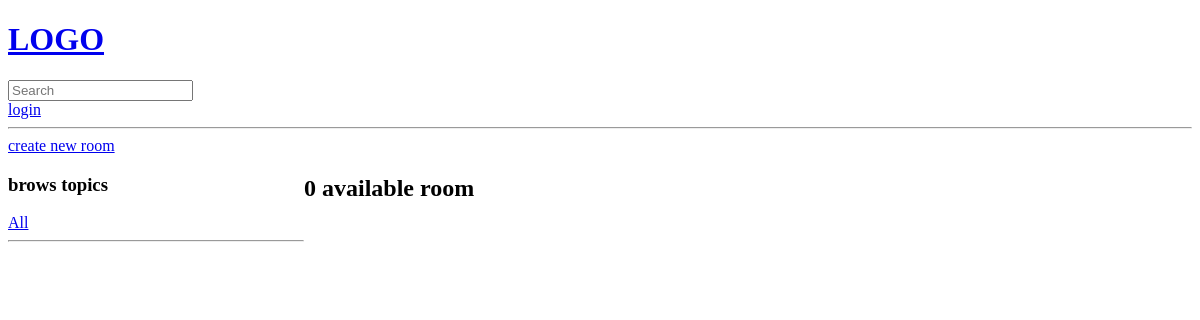
/, run on an earlier commit of the app's database.
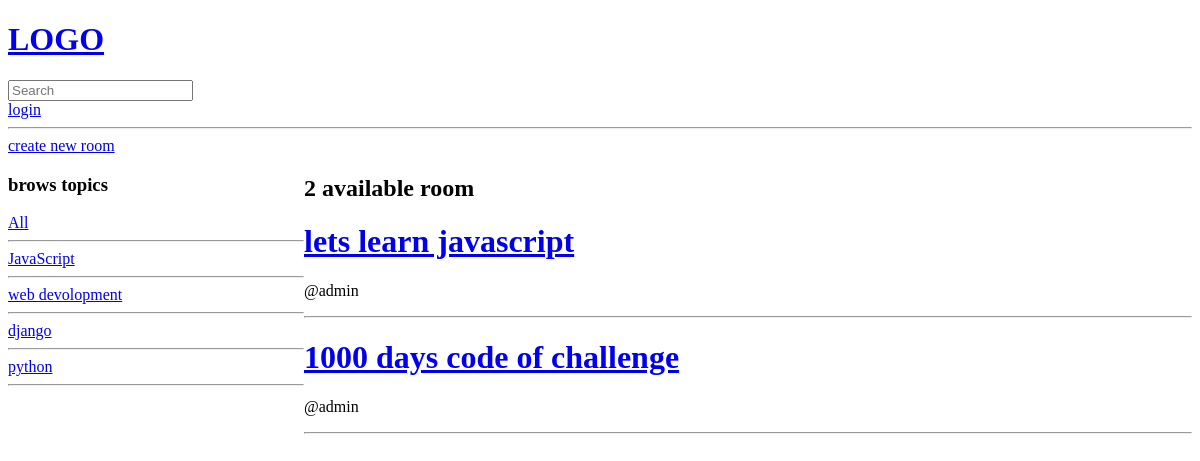
And on a later commit of the database.
### base/models.py (models this page shows, shortened)
class Topic(models.Model):
    name = models.CharField(_("name"), max_length=200)
    class Meta:
        verbose_name = 'topic'
        verbose_name_plural = 'topics'

class Room(models.Model):
    host = models.ForeignKey(User, verbose_name=_("host"), on_delete=models.SET_NULL, null=True)
    topic = models.ForeignKey("base.Topic", verbose_name=_("topic"), on_delete=models.SET_NULL, null=True)
    name = models.CharField(_("name"), max_length=200)
    description = models.TextField(_("description"), null=True, blank=True)
    updated = models.DateTimeField(_("update"), auto_now=True)
    created = models.DateTimeField(_("create"), auto_now_add=True)
    def __str__(self):
        return self.name
    class Meta:
        db_table = 'Room'
        verbose_name = 'room'
        verbose_name_plural = 'rooms'
        ordering = ["-updated","-created"]

### base/views.py (the view)
# urls.py: path("", views.home, name="home"),
def home(request):
    search = request.GET.get("q", "")
    rooms = Room.objects.filter(Q(topic__name__icontains=search) |
                                Q(host__username__icontains=search) |
                                Q(description__icontains=search))
    topic = Topic.objects.all()
    count = rooms.count()
    context = {"rooms": rooms, "topics": topic, "count": count}
    return render(request, "base/home.html", context)

### base/templates/base/home.html (shortened to what this page needs)
{% extends "main.html" %}
{% block content %}
<a href="{% url "create-room" %}">create new room</a>
    <div class="home-container">
        <div>
            <h3>brows topics</h3>
            <a href="{% url "home"%}">All</a>
                <hr/>
            {% for topic in topics  %}
                <a href="{% url "home"%}?q={{topic.name}} ">{{topic.name}}</a>
                <hr/>
            {% endfor %}
        </div>
        <div>
            <h2>{{count}} available room</h2>
    {% for room in rooms  %}
    <h1>
        <a href="{% url "room" room.id %}">{{room}}</a>
    </h1>
    <p>@{{room.host.username}}</p>
    <hr/>
    {% endfor %}
</div>
</div>
{% endblock content %}

### templates/main.html (shortened to what this page needs)
<!DOCTYPE html>
<html lang="en">
<head>
</head>
<body>
{% include "navbar.html" %}
{% block content %}
{% endblock content %}
</body>
</html>

### templates/navbar.html
<a href="{% url "home" %}"><h1>LOGO</h1></a>
<form method= "get" action="{% url "home" %}">
    <input type="text" name="q" placeholder="Search"/>
</form>
{% if request.user.is_authenticated %}
<p>{{request.user}}</p>
<a href="{% url 'logout' %}">logout</a>
{% else %}
<a href="{% url 'login' %}">login</a>
{% endif %}
<hr/>

### base/templates/base/home.html (style rules this page uses)
.home-container { display: grid; grid-template-columns: 1fr 3fr; }

What changed in the data, as far as the page shows it:
added Topic: name "JavaScript"
added Topic: name "web devolopment"
added Topic: name "django"
added Topic: name "python"
added Room: name "lets learn javascript", host.username "admin"
added Room: name "1000 days code of challenge", host.username "admin"
Also different on the page:
{{ count }}: "0" → "2"
